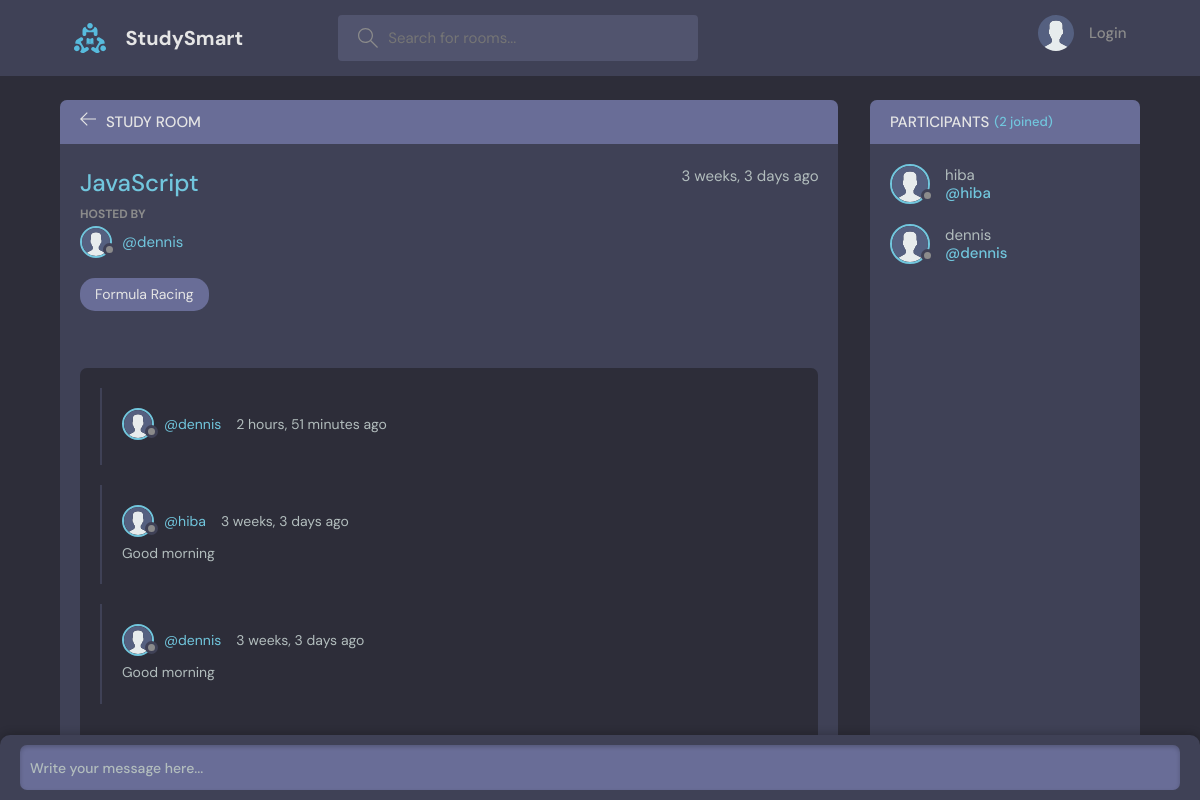
Screenshot of /room/7/ with the database file from the repository.
### studyroom/models.py (models this page shows, shortened)
class Room(models.Model):
    host = models.ForeignKey(settings.AUTH_USER_MODEL, on_delete=models.SET_NULL, null=True)
    topic = models.ForeignKey(Topic, on_delete=models.SET_NULL, null=True)  # Keep SET_NULL
    name = models.CharField(max_length=200)
    description = models.TextField(null=True, blank=True)
    participants = models.ManyToManyField(settings.AUTH_USER_MODEL, related_name='participants', blank=True)
    file = models.FileField(upload_to='uploads/', null=True, blank=True)
    updated = models.DateTimeField(auto_now=True)
    created = models.DateTimeField(auto_now_add=True)
    class Meta:
        ordering = ['-updated', '-created']

class User(AbstractUser):
    name = models.CharField(max_length=200, unique=True, null=True)
    email = models.EmailField(unique=True, null=True)
    bio = models.TextField(null=True)
    avatar = models.ImageField(null=True, default="images/avatar.svg")
    USERNAME_FIELD = 'name'
    REQUIRED_FIELDS = ['email']
    objects = CustomUserManager()
    groups = models.ManyToManyField(
        'auth.Group',
        related_name="studyroom_user_set",  # Custom related name to avoid conflicts
        blank=True
    )
    user_permissions = models.ManyToManyField(
        'auth.Permission',
        related_name="studyroom_user_permissions_set",  # Custom related name to avoid conflicts
        blank=True
    )

class Topic(models.Model):
    name = models.CharField(max_length=200)
    def __str__(self):
        return self.name

class Message(models.Model):
    user = models.ForeignKey(User, on_delete= models.CASCADE)
    room = models.ForeignKey(Room,on_delete=models.CASCADE) #When a room is deleted, all the messages to be deleted too.
    body = models.TextField()
    file = models.FileField(upload_to='uploads/', blank=True, null=True)
    updated = models.DateTimeField(auto_now=True)
    created = models.DateTimeField(auto_now_add=True)
    class Meta:
        ordering = ['-updated', '-created']

### studyroom/views.py (the view, shortened to what this page needs)
# urls.py: path('room/<str:pk>/', views.room, name = "room"),
def room(request, pk):
    room = Room.objects.get(id = pk) #returns one single object
    room_messages = room.message_set.all()
    participants = room.participants.all()
    context = {'room':room, 'room_messages': room_messages,
               'participants': participants}
    return render(request, 'studyroom/room.html', context)

### study/base/templates/studyroom/room.html (shortened to what this page needs)
{%extends 'main.html' %}
{% block content %}
    <main class="profile-page layout layout--2">
      <div class="container">
        <div class="room">
          <div class="room__top">
            <div class="room__topLeft">
              <a href="{% url 'home'%}">
                <svg version="1.1" xmlns="http://www.w3.org/2000/svg" width="32" height="32" viewBox="0 0 32 32">
                  <title>arrow-left</title>
                  <path
                    d="M13.723 2.286l-13.723 13.714 13.719 13.714 1.616-1.611-10.96-10.96h27.625v-2.286h-27.625l10.965-10.965-1.616-1.607z"
                  ></path>
                </svg>
              </a>
              <h3>Study Room</h3>
            </div>
          </div>
          <div class="room__box scroll">
            <div class="room__header scroll">
              <div class="room__info">
                <h3>{{room.name}}</h3>
                <span>{{room.created |timesince}} ago</span>
              </div>
              <div class="room__hosted">
                <p>Hosted By</p>
                <a href="{% url 'user-profile' room.host.id%}" class="room__author">
                  <div class="avatar avatar--small">
                    <img src="{{room.host.avatar.url}}" />
                  </div>
                  <span>@{{room.host.username}}</span>
                </a>
              </div>
              <span class="room__topics">{{room.topic}}</span>
            </div>
            <div class="room__conversation">
              <div class="threads scroll">
                {% for message in room_messages%}
                <div class="thread">
                  <div class="thread__top">
                    <div class="thread__author">
                      <a href="{% url 'user-profile' message.user.id %}" class="thread__authorInfo">
                        <div class="avatar avatar--small">
                          <img src="{{message.user.avatar.url}}" />
                        </div>
                        <span>@{{message.user.username}}</span>
                      </a>
                      <span class="thread__date">{{message.created | timesince}} ago</span>
                    </div>
                  </div>
                  <div class="thread__details">
                    {{message.body}}
                  </div>
                </div>
                {% endfor %}
              </div>
            </div>
          </div>
          <div class="room__message">
            <form action="" method="POST">
              <input name="body" placeholder="Write your message here..." /></form>
          </div>
        </div>
        <div class="participants">
          <h3 class="participants__top">Participants <span>({{participants.count}} joined)</span></h3>
          <div class="participants__list scroll">
            {% for user in participants %}
            <a href="{% url 'user-profile' user.id%}" class="participant">
              <div class="avatar avatar--medium">
                <img src="{{user.avatar.url}}" />
              </div>
              <p>
                {{user.username}}
                <span>@{{user.username}}</span>
              </p>
            </a>
            {% endfor %}
          </div>
        </div>
      </div>
    </main>
 {%endblock content %}

### rows the page displays
Room: name "JavaScript", created "3 weeks, 3 days", host.avatar (placeholder picture), host.username "dennis", topic "Formula Racing"
Message: user.avatar (placeholder picture), user.username "dennis", created "2 hours, 51 minutes"
Message: user.avatar (placeholder picture), user.username "hiba", created "3 weeks, 3 days", body "Good morning"
Message: user.avatar (placeholder picture), user.username "dennis", created "3 weeks, 3 days", body "Good morning"
User: avatar (placeholder picture), username "hiba"
User: avatar (placeholder picture), username "dennis"

### other values shown
{{ participants.count }} "2"
